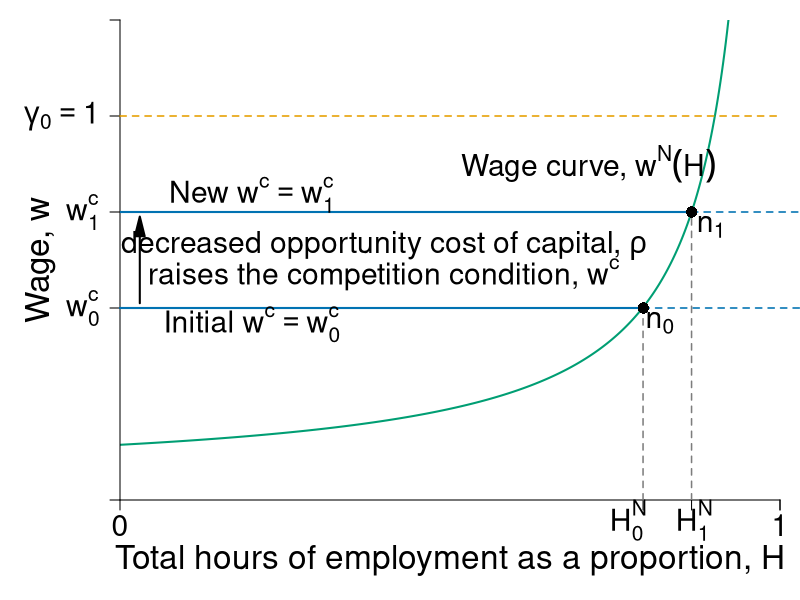

Write the R code that produced this figure.
require(shape)
require(plotrix)
pdf(file = "capitalism/macro_oppcost_capital_margin.pdf", width = 9, height = 7)

#Set parameters for graphics
pointsize <- 1.8
axislabelsize <- 2
labelsize <- 1.8
namesize <- 1.8
annotatesize <- 1.5
graphlinewidth <- 2
segmentlinewidth <- 1.5

COL <- c("#7fc97f", "#beaed4", "#fdc086", "#ffff99", "#386cb0", "#f0027f", "#bf5b17", "#666666")
COLA <- c("#e0f3db", "#99d8c9","#66c2a4","#41ae76", "#238b45", "#005824")
COLB <- c("#c6dbef", "#4eb3d3", "#2b8cbe", "#0868ac","#084081")
COLC <- c("#fcfbfd", "#efedf5", "#dadaeb", "#bcbddc", "#9e9ac8", "#807dba", "#6a51a3", "#54278f", "#3f007d")
grays <- gray.colors(25, start = 1, end = 0, alpha = 1)

CBCols <- c("#009E73","#0072B2","#E69F00","#CC79A7", "#F0E442")

WageFn <- function(h, ubar = 3, B = 2, t = 0.8) {
  B + ubar + (ubar - ubar*t +  ubar*t*h )/(t*(1 - h))
}

WageFn#COL <- c("#1B9E77", "#D95F02", "#7570B3", "#E7298A", "#66A61E", "#E6AB02", "#A6761D", "#666666")
COL <- c("#7fc97f", "#beaed4", "#fdc086", "#ffff99")
par(mar =  c(5, 6, 1, 1))
xlims <- c(0, 1)
ylims <- c(0, 50)


plot(0, 0, xlim = xlims, ylim = ylims, type = "n",
     xlab = expression(paste("Total hours of employment as a proportion, ", H)),
     ylab = expression(paste("Wage, ", w)),
     xaxt = "n", 
     yaxt = "n",
     cex.lab = axislabelsize, 
     bty = "n", 
     xaxs = "i", 
     yaxs = "i")

npts <- 500 
npts2 <- 501
#Specify the sequences of points for graphing. 
xx1 <- seq(xlims[1], 1, length.out = npts)
xx2 <- seq(xlims[1], xlims[2], length.out = npts)
xx3 <- seq(xlims[1], xlims[2], length.out = npts2)
xx4 <- seq(xlims[1], 25, length.out = npts2)

#Draw the lines for the graphs
lines(xx1, WageFn(xx1), col = CBCols[1], lwd = graphlinewidth)
#lines(xx2, solowCondition(xx2, delta = 5), col = COL[3], lwd = 4)
#lines(xx2, solowInfeas(xx2, delta = 5), col = COL[1], lwd = 4, lty = 2)

#Customize ticks and labels for the plot
# ticksy <- c(0, 2.5, 5, 20, 25,  40)
# ylabels <- c(0, expression(paste(B)), expression(paste(B+underline(u))), expression(paste(w[0])), expression(paste(w[2])), NA)

ticksy <- c(0, 20, 30, 40, ylims[2])
ylabels <- c(NA, expression(paste(w[0]^c)), expression(paste(w[1]^c)), expression(paste(gamma[0] == 1)), NA )

ticksx <- c(0, 0.7925, 0.866, 1, xlims[2])
#xlabels <- c(0, expression(paste(H[0],"*")), expression(paste(H[2],"*")), 1.0, NA)
xlabels <- c(0, NA, NA, 1.0, NA)
axis(1, at = ticksx, pos = 0, labels = xlabels, cex.axis = labelsize)
axis(2, at = ticksy, pos = 0, labels = ylabels, las = 1, cex.axis = labelsize)

#x-axis tick label 
text(0.87, -2.1, expression(paste(H[1]^N)), cex = labelsize,xpd = TRUE)
text(0.77, -2.1, expression(paste(H[0]^N)), cex = labelsize,xpd = TRUE)

#Annotation of the  graphs
text(0.71, 35, expression(paste("Wage curve, ", w^N*(H))), cex = labelsize)

#segments(1, 0, 1, 42, lty = 2, lwd = 3, col = "darkgray")
segments(0.7925, 0, 0.7925, 20, lty = 2, lwd = segmentlinewidth, col = grays[20], xpd = TRUE)


segments(0, 40, xlims[2], 40, lty = 2, lwd = segmentlinewidth, col = CBCols[3], xpd = TRUE)
#segments(0, 50, xlims[2], 50, lty = 2, lwd = segmentlinewidth, col = CBCols[3], xpd = TRUE)


#Arrows(0.85, 15, 0.85, 24, col = "black", lty = 1, lwd = 2, arr.type = "triangle")
#Arrows(0.85, 15, 0.85, 6, col = "black", lty = 1, lwd = 2, arr.type = "triangle")
#text(0.98, 14.5, expression(paste("Employment rent")))
#text(0.98, 12.5, expression(paste("increases with union")))

#Initial competition condition 
segments(0, 20, 0.7925, 20, lty = 1, lwd = graphlinewidth, col = CBCols[2], xpd = TRUE)
segments(0.7925, 20, 1.2, 20, lty = 2, lwd = segmentlinewidth, col = CBCols[2], xpd = TRUE)

points(0.793, 20, pch = 16, col = "black", cex = 1.5)
text(0.793 + 0.025, 20 - 1.5, expression(paste(n[0])), cex = labelsize)


#Lower rho competition condition
segments(0, 30, 0.866, 30, lty = 1, lwd = graphlinewidth, col = CBCols[2])
segments(0.866, 30, 1.2, 30, lty = 2, lwd = segmentlinewidth, col = CBCols[2], xpd = TRUE)


Arrows(0.03, 20.5, 0.03, 28.5, col = "black", lty = 1, lwd = 2, arr.type = "triangle")
text(0.4, 26.5, expression(paste("decreased opportunity cost of capital, ", rho)), cex = labelsize)
text(0.4, 23.5, expression(paste("raises the competition condition, ", w^c)), cex = labelsize)

# text(0.37, 45, expression(paste("Union raises productivity, ", gamma)), cex = labelsize)
# Arrows(0.6, 41, 0.6, 48, col = "black", lty = 1, lwd = 2, arr.type = "triangle")

segments(0.866, 0, 0.866, 30, lty = 2, lwd = segmentlinewidth, col = grays[20])
points(0.866, 30, pch = 16, col = "black", cex = 1.5)
text(0.866 + 0.03, 30 - 1.5, expression(paste(n[1])), cex = labelsize)


#text(0.2, 36.7, expression(paste("New competition")), cex = labelsize, xpd = TRUE)
#text(0.2, 34.5, expression(paste("condition ")), cex = labelsize, xpd = TRUE)
text(0.2, 31.8, expression(paste("New ", w^c == w[1]^c)), cex = labelsize, xpd = TRUE)



#Unemployment benefits & a
#segments(0, 5, 1.2, 5, lty = 2, lwd = 2, col = "darkgray")
#segments(0, 2.5, 1.2, 2.5, lty = 2, lwd = segmentlinewidth, col = grays[20])

#Zero profit condition
#text(0.2, 18.3, expression(paste("Initial competition")), cex = labelsize, xpd = TRUE)
#text(0.2, 16, expression(paste("condition")), cex = labelsize, xpd = TRUE)
text(0.2, 18.3, expression(paste("Initial ", w^c == w[0]^c)), cex = labelsize, xpd = TRUE)
#text(0.97, 6, expression(paste(B + a)))
#text(0.97, 3.5, expression(paste(B, " (unemployment benefits)")))
#text(1.08, 36, expression(paste("level of")))
#text(1.08, 34, expression(paste("employment, ", bar(H))))

dev.off()
